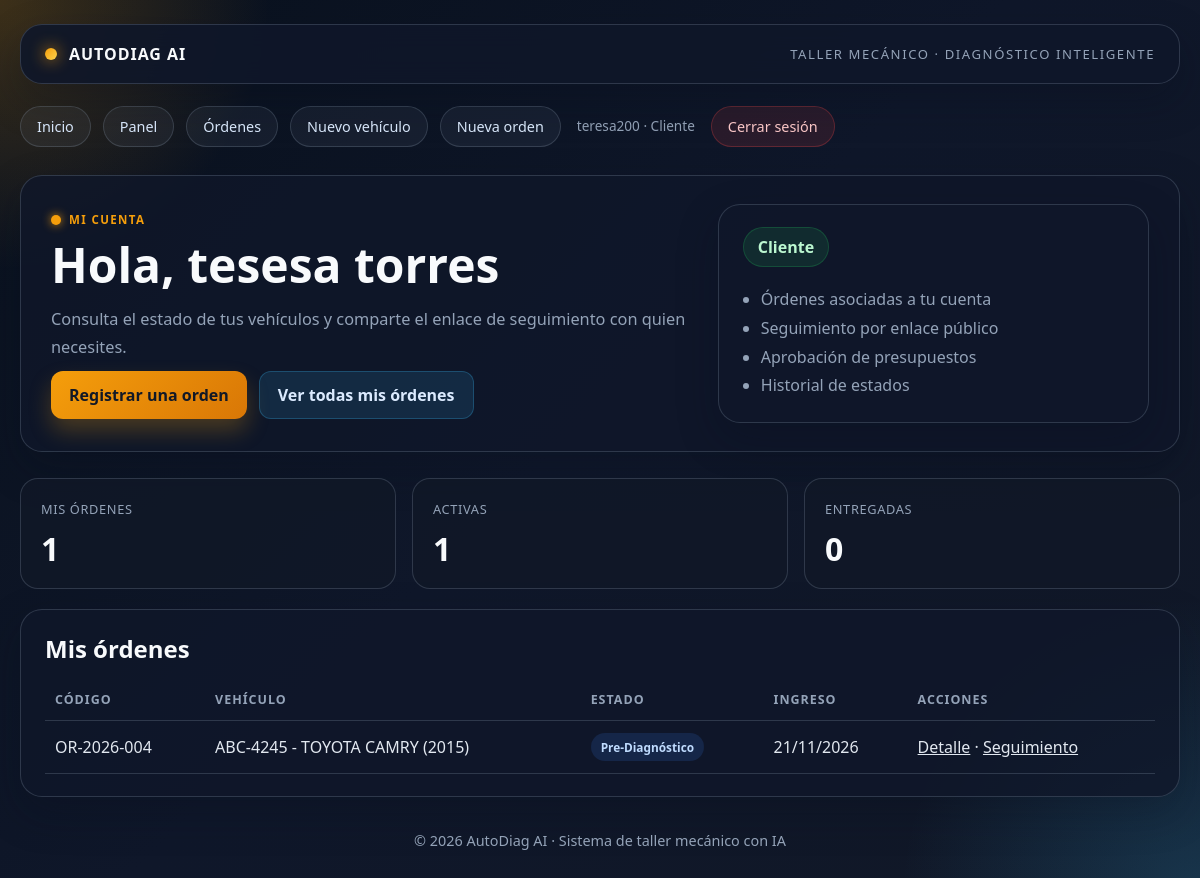
The app's page /panel/cliente/ (signed in) with its own data.
### accounts/models.py (models this page shows, shortened)
class PerfilUsuario(models.Model):
    class Rol(models.TextChoices):
        ADMIN = 'ADMIN', 'Administrador'
        ASESOR = 'ASESOR', 'Asesor de servicio'
        MECANICO = 'MECANICO', 'Mecánico'
        CLIENTE = 'CLIENTE', 'Cliente'
    user = models.OneToOneField(
        settings.AUTH_USER_MODEL,
        on_delete=models.CASCADE,
        related_name='perfil',
        verbose_name='Usuario',
    )
    rol = models.CharField('Rol', max_length=10, choices=Rol.choices, default=Rol.CLIENTE)
    telefono = models.CharField('Teléfono', max_length=30, blank=True)
    especialidad = models.CharField('Especialidad', max_length=100, blank=True)
    taller = models.CharField('Taller', max_length=100, blank=True)
    class Meta:
        verbose_name = 'Perfil de usuario'
        verbose_name_plural = 'Perfiles de usuario'

### workshop/models.py (models this page shows, shortened)
class OrdenFalla(models.Model):
    ticket = models.CharField(
        'Ticket', max_length=20, unique=True, default='', editable=False
    )
    codigo_orden = models.CharField(
        'Código de Orden', max_length=20, unique=True, default='', editable=False
    )
    taller = models.ForeignKey(
        Taller, on_delete=models.PROTECT, related_name='ordenes', verbose_name='Taller'
    )
    vehiculo = models.ForeignKey(
        Vehiculo, on_delete=models.PROTECT, related_name='ordenes', verbose_name='Vehículo'
    )
    cliente = models.ForeignKey(
        User,
        on_delete=models.SET_NULL,
        null=True,
        blank=True,
        related_name='ordenes_como_cliente',
        verbose_name='Cliente',
    )
    nombre_cliente_walkin = models.CharField(
        'Nombre del cliente (sin cuenta)', max_length=150, blank=True
    )
    telefono_cliente_walkin = models.CharField(
        'Teléfono del cliente (sin cuenta)', max_length=30, blank=True
    )
    mecanico_asignado = models.ForeignKey(
        User,
        on_delete=models.SET_NULL,
        null=True,
        blank=True,
        related_name='ordenes_asignadas',
        verbose_name='Mecánico Asignado',
    )
    kilometraje_ingreso = models.PositiveIntegerField(
        'Kilometraje Ingreso', validators=[MinValueValidator(0)]
    )
    estado = models.CharField(
        'Estado', max_length=20, choices=ESTADO_CHOICES, default='PRE_DIAGNOSTICO'
    )
    etiquetas = models.ManyToManyField('Etiqueta', blank=True, verbose_name='Etiquetas')
    token_publico = models.UUIDField(
        'Token Público', unique=True, null=True, blank=True, editable=False
    )
    token_expira_en = models.DateTimeField(
        'Token Expira En', null=True, blank=True, editable=False
    )
    creado_en = models.DateTimeField('Creado En', auto_now_add=True)
    actualizado_en = models.DateTimeField('Actualizado En', auto_now=True)
    class Meta:
        verbose_name = 'Orden de Fallo'
        verbose_name_plural = 'Órdenes de Fallo'
        ordering = ['-creado_en']
    @property
    def token_vigente(self):
        if not self.token_publico:
            return False
        return not self.token_expira_en or self.token_expira_en > timezone.now()

class Vehiculo(models.Model):
    placa = models.CharField('Placa', max_length=20, unique=True)
    marca = models.CharField('Marca', max_length=50)
    modelo = models.CharField('Modelo', max_length=50)
    anio = models.PositiveIntegerField('Año')
    motor = models.CharField('Motor', max_length=50, blank=True)
    color = models.CharField('Color', max_length=30, blank=True)
    cliente = models.ForeignKey(
        User,
        on_delete=models.SET_NULL,
        null=True,
        blank=True,
        related_name='vehiculos',
        verbose_name='Cliente',
    )
    creado_en = models.DateTimeField('Creado En', auto_now_add=True)
    class Meta:
        verbose_name = 'Vehículo'
        verbose_name_plural = 'Vehículos'
        ordering = ['placa']
    def __str__(self):
        return f'{self.placa} - {self.marca} {self.modelo} ({self.anio})'

### workshop/views.py (the view)
# urls.py: path('panel/cliente/', workshop_views.dashboard_cliente, name='dashboard_cliente'),
@rol_requerido(PerfilUsuario.Rol.CLIENTE)
def dashboard_cliente(request):
    ordenes = OrdenFalla.objects.filter(cliente=request.user).prefetch_related('items_presupuesto')
    return render(request, 'dashboard/cliente.html', {
        'title': 'Mi panel',
        'ordenes': ordenes,
        'total_ordenes': ordenes.count(),
        'ordenes_activas': ordenes.exclude(estado='ENTREGADO').count(),
        'ordenes_entregadas': ordenes.filter(estado='ENTREGADO').count(),
    })

### accounts/context_processors.py (called while the page is built)
def rol_context(request):
    if not request.user.is_authenticated:
        return {}
    perfil = obtener_perfil(request.user)
    return {
        'rol_actual': rol_de(request.user),
        'rol_display': perfil.get_rol_display() if perfil else '',
        'es_admin_operativo': es_admin_operativo(request.user),
        'es_tecnico_actual': es_tecnico(request.user),
        'es_cliente_actual': es_cliente(request.user),
    }

### accounts/permissions.py (called while the page is built)
def obtener_perfil(user):
    if not user or not user.is_authenticated:
        return None
    perfil, _ = PerfilUsuario.objects.get_or_create(
        user=user,
        defaults={'rol': PerfilUsuario.Rol.ADMIN if user.is_superuser else PerfilUsuario.Rol.CLIENTE},
    )
    return perfil

def rol_de(user):
    if not user or not user.is_authenticated:
        return None
    if user.is_superuser:
        return PerfilUsuario.Rol.ADMIN
    perfil = obtener_perfil(user)
    return perfil.rol if perfil else None

def es_admin_operativo(user):
    return user.is_authenticated and (
        user.is_superuser or rol_de(user) in ROLES_ADMIN_OPERATIVO
    )

def es_tecnico(user):
    return user.is_authenticated and rol_de(user) in ROLES_TECNICO

def es_cliente(user):
    return user.is_authenticated and rol_de(user) in ROLES_CLIENTE

### templates/dashboard/cliente.html (shortened to what this page needs)
{% extends 'base.html' %}
{% block content %}
<div class="hero">
    <div>
        <span class="eyebrow">Mi cuenta</span>
        <h1>Hola, {{ user.get_full_name|default:user.get_username }}</h1>
        <p class="subtitle">Consulta el estado de tus vehículos y comparte el enlace de seguimiento con quien necesites.</p>
        <div class="button-row">
            <a class="btn primary" href="{% url 'orden_nueva' %}">Registrar una orden</a>
            <a class="btn secondary" href="{% url 'orden_lista' %}">Ver todas mis órdenes</a>
        </div>
    </div>
    <div class="panel">
        <span class="badge">Cliente</span>
        <ul style="margin: 18px 0 0; padding-left: 18px; line-height: 1.8;">
            <li>Órdenes asociadas a tu cuenta</li>
            <li>Seguimiento por enlace público</li>
            <li>Aprobación de presupuestos</li>
            <li>Historial de estados</li>
        </ul>
    </div>
</div>
<div class="metrics">
    <div class="metric"><span>mis órdenes</span><strong>{{ total_ordenes }}</strong></div>
    <div class="metric"><span>activas</span><strong>{{ ordenes_activas }}</strong></div>
    <div class="metric"><span>entregadas</span><strong>{{ ordenes_entregadas }}</strong></div>
</div>
<div class="panel" style="margin-top: 20px;">
    <h2>Mis órdenes</h2>
    {% if ordenes %}
        <table class="table">
            <thead>
                <tr>
                    <th>Código</th>
                    <th>Vehículo</th>
                    <th>Estado</th>
                    <th>Ingreso</th>
                    <th>Acciones</th>
                </tr>
            </thead>
            <tbody>
                {% for orden in ordenes %}
                    <tr>
                        <td>{{ orden.codigo_orden }}</td>
                        <td>{{ orden.vehiculo }}</td>
                        <td><span class="status">{{ orden.get_estado_display }}</span></td>
                        <td>{{ orden.creado_en|date:'d/m/Y' }}</td>
                        <td>
                            <a href="{% url 'orden_detalle' orden.pk %}">Detalle</a>
                            {% if orden.token_vigente %}
                                · <a href="{% url 'seguimiento_publico' orden.token_publico %}" target="_blank" rel="noopener">Seguimiento</a>
                            {% endif %}
                        </td>
                    </tr>
                {% endfor %}
            </tbody>
        </table>
    {% else %}
        <p class="empty">Aún no tienes órdenes. Registra la primera para comenzar.</p>
    {% endif %}
</div>
{% endblock %}

### templates/base.html (shortened to what this page needs)
<!DOCTYPE html>
<html lang="es">
<head>
</head>
<body>
    <div class="shell">
        <header class="topbar">
            <div class="brand">
                <span class="brand-mark"></span>
                <span>AutoDiag AI</span>
            </div>
            <div class="brand-sub">Taller mecánico · diagnóstico inteligente</div>
        </header>
        <nav class="nav">
            <a href="{% url 'home' %}">Inicio</a>
            {% if user.is_authenticated %}
                <a href="{% url 'dashboard' %}">Panel</a>
                <a href="{% url 'orden_lista' %}">Órdenes</a>
                {% if rol_actual != 'MECANICO' %}
                    <a href="{% url 'vehiculo_nueva' %}">Nuevo vehículo</a>
                    <a href="{% url 'orden_nueva' %}">Nueva orden</a>
                {% endif %}
                <span class="nav-user">{{ user.get_username }} · {{ rol_display }}</span>
                <form method="post" action="{% url 'logout' %}" class="logout-form">
                    <button type="submit" class="nav-logout">Cerrar sesión</button>
                </form>
            {% else %}
                <a href="{% url 'login' %}">Ingresar</a>
                <a href="{% url 'registro' %}">Registrarme</a>
            {% endif %}
        </nav>
        <main>
            {% block content %}{% endblock %}
        </main>
        <footer>
            © 2026 AutoDiag AI · Sistema de taller mecánico con IA
        </footer>
    </div>
</body>
</html>

### records on screen
PerfilUsuario: rol "Cliente"
OrdenFalla: codigo_orden "OR-2026-004", vehiculo "ABC-4245 - TOYOTA CAMRY (2015)", estado "Pre-Diagnóstico", creado_en "21/11/2026", shows "Seguimiento"

### other values on screen
{{ user.get_username }} "teresa200"
{{ user.get_full_name|default:user.get_username }} "tesesa torres"
{{ total_ordenes }} "1"
{{ ordenes_activas }} "1"
{{ ordenes_entregadas }} "0"
